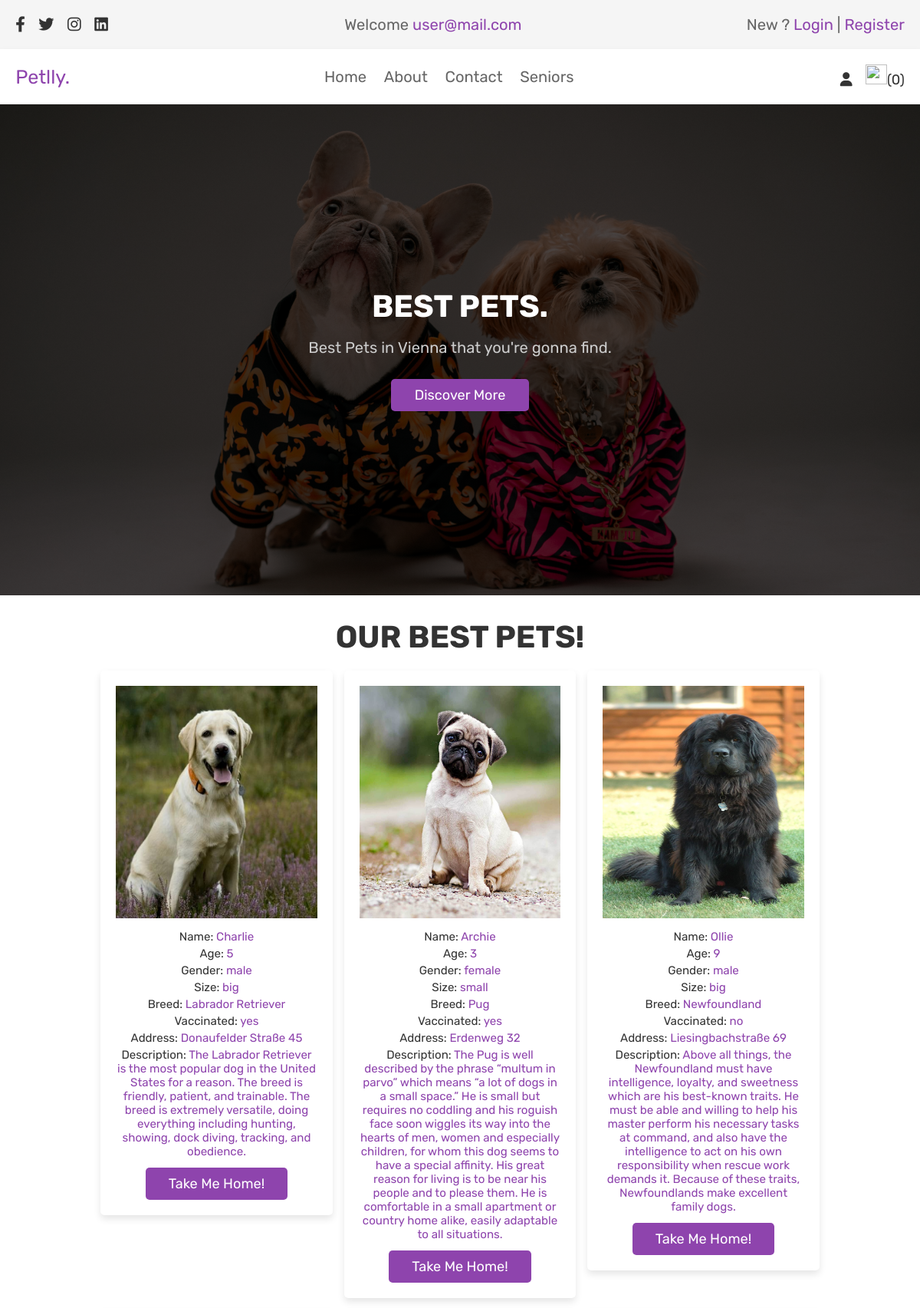
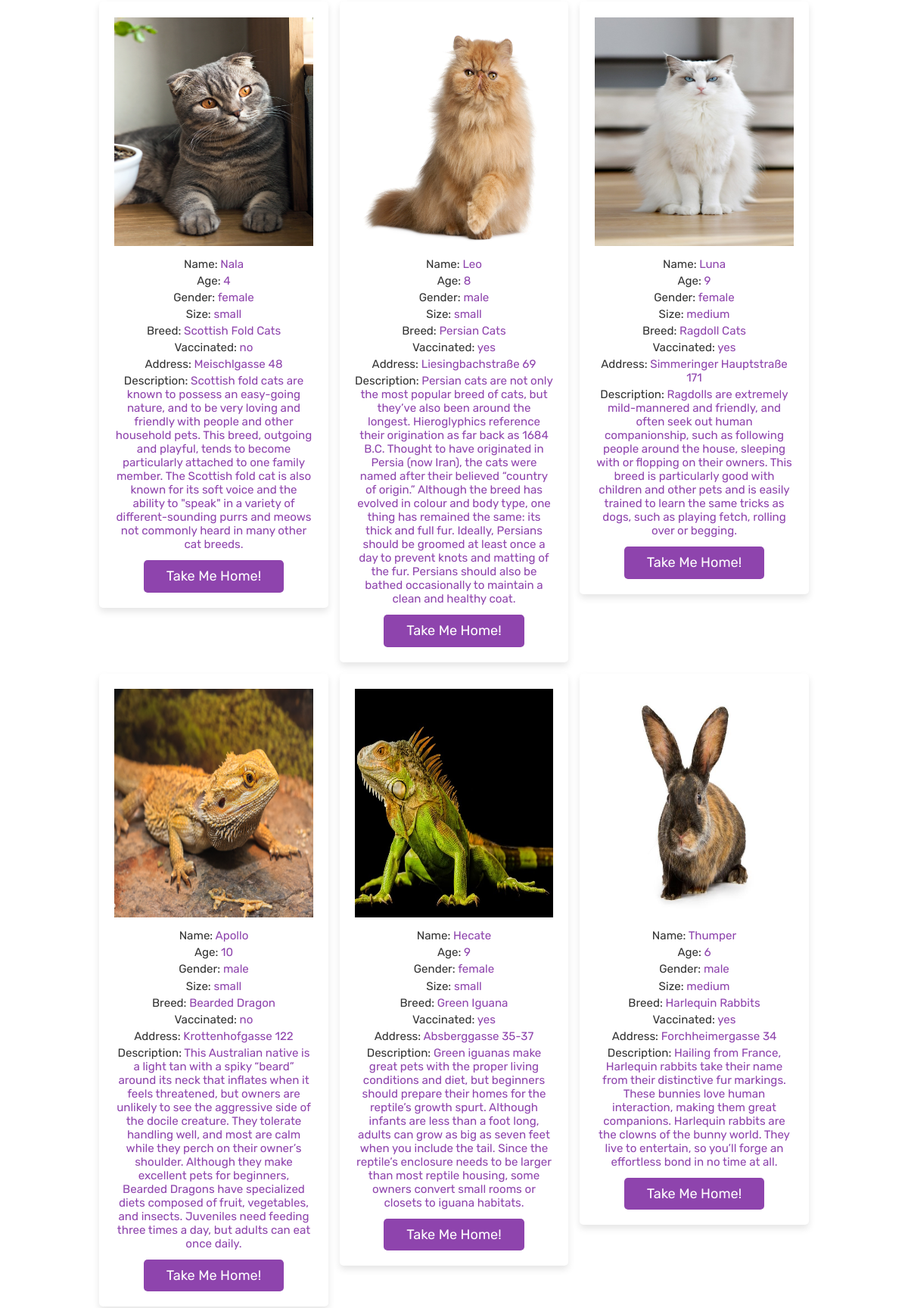
/index.php (signed in, upper part), run on the app's committed database (2 pictures, top to bottom).
### tables this page shows
CREATE TABLE `animals` (
  `id` int(100) NOT NULL,
  `user_id` int(100) NOT NULL,
  `name` varchar(100) NOT NULL,
  `age` int(50) NOT NULL,
  `gender` varchar(100) NOT NULL,
  `breed` varchar(100) NOT NULL,
  `size` varchar(100) NOT NULL,
  `vaccine` varchar(100) NOT NULL,
  `image` varchar(200) NOT NULL,
  `address` varchar(500) NOT NULL,
  `description` varchar(1000) NOT NULL
);

### index.php (the view, shortened to what this page needs)
<?php
require_once './config.php';
?>
<!DOCTYPE html>
<html lang="en">
<head>
    <link rel="stylesheet" href="https://cdnjs.cloudflare.com/ajax/libs/font-awesome/6.2.1/css/all.min.css" />
    <link rel="stylesheet" href="./style/style.css">
</head>
<body>
    <?php require_once './header.php'; ?>
    <section class="home">
        <div class="content">
            <h3>Best Pets.</h3>
            <p>Best Pets in Vienna that you're gonna find.</p>
            <a href="about.php" class="white-btn">Discover more</a>
        </div>
    </section>
    <section class="animals">
        <h1 class="title">Our Best Pets!</h1>
        <div class="box-container">
            <?php
                $select_animals = mysqli_query($connect, "SELECT * from `animals`") or die('Query failed');
                if(mysqli_num_rows($select_animals) > 0){
                    while($fetch_animals = mysqli_fetch_assoc($select_animals)){
            ?>
            <form action="" method="POST" class="box">
                <img src="uploaded_img/<?php echo $fetch_animals['image'] ?>" alt="">
                <div class="data">Name: <span><?php echo $fetch_animals['name'] ?></span></div>
                <div class="data">Age: <span><?php echo $fetch_animals['age'] ?></span></div>
                <div class="data">Gender: <span><?php echo $fetch_animals['gender'] ?></span></div>
                <div class="data">Size: <span><?php echo $fetch_animals['size'] ?></span></div>
                <div class="data">Breed: <span><?php echo $fetch_animals['breed'] ?></span></div>
                <div class="data">Vaccinated: <span><?php echo $fetch_animals['vaccine'] ?></span></div>
                <div class="data">Address: <span><?php echo $fetch_animals['address'] ?></span></div>
                <div class="data">Description: <span><?php echo $fetch_animals['description'] ?></span></div>
                <input type="submit" value="Take me home!" name="adopt_animal" class="btn">
            </form>
            <?php
                    }
                }else{
                    echo '<p class="empty">No Animals has been added yet!</p>';
                }
            ?>
        </div>
    </section>
</body>
</html>

### style/style.css (style rules this page uses)
:root { --purple: #8e44ad; --red: #c0392b; --orange: #f39c12; --black: #333; --white: #fff; --light-color: #666; --light-white: #ccc; --light-bg: #f5f5f5; --border: 0.1rem solid var(--black); --box-shadow: 0 0.5rem 1rem rgba(0, 0, 0, 0.1); }
* { font-family: "Rubik", sans-serif; margin: 0; padding: 0; box-sizing: border-box; outline: none; border: none; text-decoration: none; transition: all 0.2s linear; }
html { font-size: 63%; overflow-x: hidden; }
.title { text-align: center; margin-bottom: 2rem; text-transform: uppercase; color: var(--black); font-size: 4rem; }
.btn, .option-btn, .delete-btn, .white-btn { display: inline-block; margin-top: 1rem; padding: 1rem 3rem; cursor: pointer; color: var(--white); font-size: 1.8rem; border-radius: 0.5rem; text-transform: capitalize; }
.btn, .white-btn { background-color: var(--purple); }
section { padding: 3rem 2rem; }
.home { min-height: 80vh; background: linear-gradient(rgba(0, 0, 0, 0.7), rgba(0, 0, 0, 0.7)), url(../images/background.jpg) no-repeat; background-size: cover; background-position: center; display: flex; align-items: center; justify-content: center; }
.home .content { text-align: center; width: 50rem; }
.home .content h3 { font-size: 4rem; color: var(--white); text-transform: uppercase; }
.home .content p { font-size: 2rem; color: var(--light-white); padding: 1rem 0; line-height: 2; }
.animals .box-container { max-width: 1200px; margin: 0 auto; display: grid; grid-template-columns: repeat(auto-fit, 30rem); gap: 1.5rem; align-items: flex-start; justify-content: center; }
.animals .box-container .box { border-radius: 0.5rem; background-color: var(--white); box-shadow: var(--box-shadow); padding: 2rem; text-align: center; }
.animals .box-container .box .data { padding: 0.2rem 0; font-size: 1.5rem; color: var(--black); }
.animals .box-container .box .data span { color: var(--purple); }
.animals .box-container .box img { height: 30rem; width: 26rem; margin-bottom: 1rem; }

### data on the page
animals: image (picture), name "Charlie", age "5", gender "male", size "big", breed "Labrador Retriever", vaccine "yes", address "Donaufelder Straße 45", description "The Labrador Retriever is the most popular dog in the United States for a reason. The breed is friendly, patient, and trainable. The breed is extremely versatile, doing everything including hunting, showing, dock diving, tracking, and obedience."
animals: image (picture), name "Archie", age "3", gender "female", size "small", breed "Pug", vaccine "yes", address "Erdenweg 32", description "The Pug is well described by the phrase “multum in parvo” which means “a lot of dogs in a small space.” He is small but requires no coddling and his roguish face soon wiggles its way into the hearts of men, women and especially children, for whom this dog seems to have a special affinity. His great reason for living is to be near his people and to please them. He is comfortable in a small apartment or country home alike, easily adaptable to all situations."
animals: image (picture), name "Ollie", age "9", gender "male", size "big", breed "Newfoundland", vaccine "no", address "Liesingbachstraße 69", description "Above all things, the Newfoundland must have intelligence, loyalty, and sweetness which are his best-known traits. He must be able and willing to help his master perform his necessary tasks at command, and also have the intelligence to act on his own responsibility when rescue work demands it. Because of these traits, Newfoundlands make excellent family dogs."
animals: image (picture), name "Nala", age "4", gender "female", size "small", breed "Scottish Fold Cats", vaccine "no", address "Meischlgasse 48", description "Scottish fold cats are known to possess an easy-going nature, and to be very loving and friendly with people and other household pets. This breed, outgoing and playful, tends to become particularly attached to one family member. The Scottish fold cat is also known for its soft voice and the ability to \"speak\" in a variety of different-sounding purrs and meows not commonly heard in many other cat breeds."
animals: image (picture), name "Leo", age "8", gender "male", size "small", breed "Persian Cats", vaccine "yes", address "Liesingbachstraße 69", description "Persian cats are not only the most popular breed of cats, but they’ve also been around the longest. Hieroglyphics reference their origination as far back as 1684 B.C. Thought to have originated in Persia (now Iran), the cats were named after their believed “country of origin.” Although the breed has evolved in colour and body type, one thing has remained the same: its thick and full fur. Ideally, Persians should be groomed at least once a day to prevent knots and matting of the fur. Persians should also be bathed occasionally to maintain a clean and healthy coat."
animals: image (picture), name "Luna", age "9", gender "female", size "medium", breed "Ragdoll Cats", vaccine "yes", address "Simmeringer Hauptstraße 171", description "Ragdolls are extremely mild-mannered and friendly, and often seek out human companionship, such as following people around the house, sleeping with or flopping on their owners. This breed is particularly good with children and other pets and is easily trained to learn the same tricks as dogs, such as playing fetch, rolling over or begging."
animals: image (picture), name "Apollo", age "10", gender "male", size "small", breed "Bearded Dragon", vaccine "no", address "Krottenhofgasse 122", description "This Australian native is a light tan with a spiky “beard” around its neck that inflates when it feels threatened, but owners are unlikely to see the aggressive side of the docile creature. They tolerate handling well, and most are calm while they perch on their owner’s shoulder. Although they make excellent pets for beginners, Bearded Dragons have specialized diets composed of fruit, vegetables, and insects. Juveniles need feeding three times a day, but adults can eat once daily."
animals: image (picture), name "Hecate", age "9", gender "female", size "small", breed "Green Iguana", vaccine "yes", address "Absberggasse 35-37", description "Green iguanas make great pets with the proper living conditions and diet, but beginners should prepare their homes for the reptile’s growth spurt. Although infants are less than a foot long, adults can grow as big as seven feet when you include the tail. Since the reptile’s enclosure needs to be larger than most reptile housing, some owners convert small rooms or closets to iguana habitats."
animals: image (picture), name "Thumper", age "6", gender "male", size "medium", breed "Harlequin Rabbits", vaccine "yes", address "Forchheimergasse 34", description "Hailing from France, Harlequin rabbits take their name from their distinctive fur markings. These bunnies love human interaction, making them great companions. Harlequin rabbits are the clowns of the bunny world. They live to entertain, so you’ll forge an effortless bond in no time at all."

### other printed values
$_SESSION['user_email'] "user@mail.com"
$adopted_rows_number "0"
